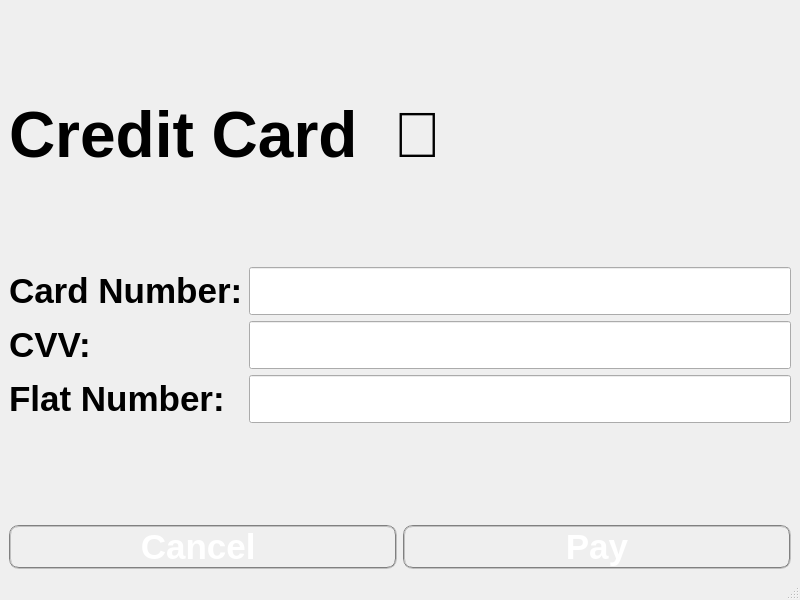
<?xml version="1.0" encoding="UTF-8"?>
<ui version="4.0">
 <class>MainWindow</class>
 <widget class="QMainWindow" name="MainWindow">
  <property name="geometry">
   <rect>
    <x>0</x>
    <y>0</y>
    <width>800</width>
    <height>600</height>
   </rect>
  </property>
  <property name="windowTitle">
   <string>MainWindow</string>
  </property>
  <widget class="QWidget" name="centralwidget">
   <layout class="QGridLayout" name="gridLayout">
    <item row="2" column="0">
     <widget class="QPushButton" name="pushButton_cancel">
      <property name="font">
       <font>
        <pointsize>26</pointsize>
        <weight>75</weight>
        <bold>true</bold>
       </font>
      </property>
      <property name="styleSheet">
       <string notr="true">
                 color: white; 
                 border-radius: 10px; border: 2px groove gray;</string>
      </property>
      <property name="text">
       <string>Cancel </string>
      </property>
     </widget>
    </item>
    <item row="1" column="0" colspan="2">
     <layout class="QFormLayout" name="formLayout">
      <item row="0" column="0">
       <widget class="QLabel" name="label_2">
        <property name="font">
         <font>
          <pointsize>26</pointsize>
          <weight>75</weight>
          <bold>true</bold>
         </font>
        </property>
        <property name="text">
         <string>Card Number:</string>
        </property>
       </widget>
      </item>
      <item row="1" column="0">
       <widget class="QLabel" name="label_3">
        <property name="font">
         <font>
          <pointsize>26</pointsize>
          <weight>75</weight>
          <bold>true</bold>
         </font>
        </property>
        <property name="text">
         <string>CVV:</string>
        </property>
       </widget>
      </item>
      <item row="2" column="0">
       <widget class="QLabel" name="label_4">
        <property name="font">
         <font>
          <pointsize>26</pointsize>
          <weight>75</weight>
          <bold>true</bold>
         </font>
        </property>
        <property name="text">
         <string>Flat Number: </string>
        </property>
       </widget>
      </item>
      <item row="0" column="1">
       <widget class="QLineEdit" name="lineEdit_cnum">
        <property name="font">
         <font>
          <pointsize>26</pointsize>
          <weight>75</weight>
          <bold>true</bold>
         </font>
        </property>
       </widget>
      </item>
      <item row="1" column="1">
       <widget class="QLineEdit" name="lineEdit_cvv">
        <property name="font">
         <font>
          <pointsize>26</pointsize>
          <weight>75</weight>
          <bold>true</bold>
         </font>
        </property>
       </widget>
      </item>
      <item row="2" column="1">
       <widget class="QLineEdit" name="lineEdit_del_add">
        <property name="font">
         <font>
          <pointsize>26</pointsize>
          <weight>75</weight>
          <bold>true</bold>
         </font>
        </property>
       </widget>
      </item>
     </layout>
    </item>
    <item row="2" column="1">
     <widget class="QPushButton" name="pushButton_pay">
      <property name="font">
       <font>
        <pointsize>26</pointsize>
        <weight>75</weight>
        <bold>true</bold>
       </font>
      </property>
      <property name="styleSheet">
       <string notr="true">
                 color: white; 
                 border-radius: 10px; border: 2px groove gray;</string>
      </property>
      <property name="text">
       <string>Pay</string>
      </property>
     </widget>
    </item>
    <item row="0" column="0" colspan="2">
     <widget class="QLabel" name="label">
      <property name="font">
       <font>
        <pointsize>48</pointsize>
        <weight>75</weight>
        <bold>true</bold>
       </font>
      </property>
      <property name="text">
       <string>Credit Card  </string>
      </property>
     </widget>
    </item>
   </layout>
  </widget>
  <widget class="QMenuBar" name="menubar">
   <property name="geometry">
    <rect>
     <x>0</x>
     <y>0</y>
     <width>800</width>
     <height>30</height>
    </rect>
   </property>
  </widget>
  <widget class="QStatusBar" name="statusbar"/>
 </widget>
 <resources/>
 <connections/>
</ui>
